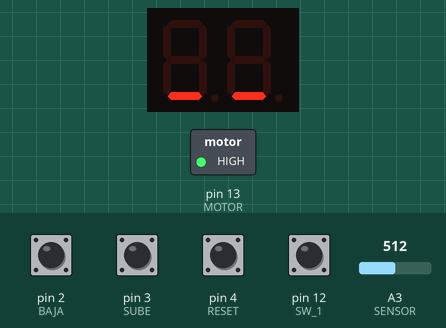
Simulated run of this sketch. Board: Arduino Uno, built with avr-gcc and run on an emulated ATmega328P. Parts: 2-digit seven-segment display, switched loads named in the sketch (green lamp = pin HIGH). Wiring (inferred from the names in the program): 2-digit 7-segment display, segments lit when LOW: segments pin 11, pin 10, pin 9, pin 8, pin 7, pin 6, pin 5; digit selects A4, A5. The test bench sets the inputs (shaded band); at power-on: pin 2 (BAJA), pin 3 (SUBE), pin 4 (RESET) HIGH, pin 12 (SW_1) LOW, A3 (SENSOR) = 512. The segment pins are drawn as the display they are named for; pins used as bus, display or sensor lines are not drawn.

Above: at 1.2 s.
1.3 s: pin 2 (BAJA) pulled LOW for 0.15 s
At 1.9 s:
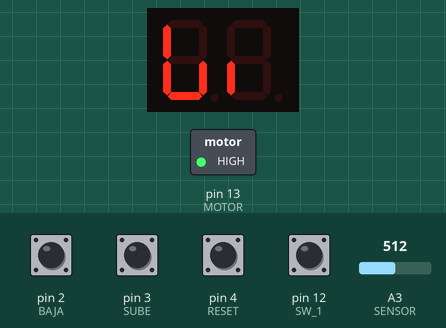
2.9 s: pin 2 (BAJA) pulled LOW for 1 s
At 3.8 s:
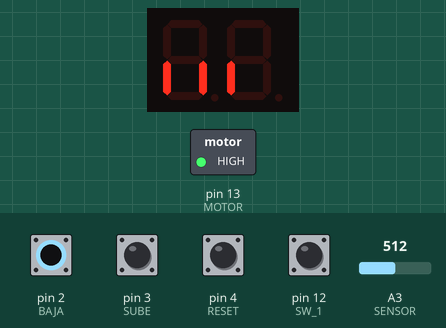
5.4 s: pin 2 (BAJA) pulled LOW for 0.15 s
At 6.1 s:
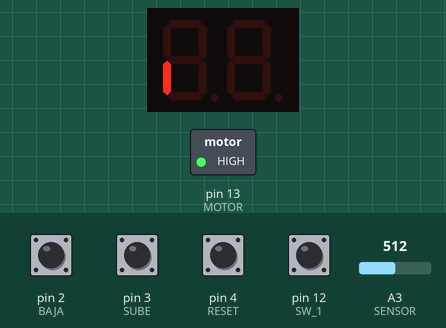
7.0 s: pin 3 (SUBE) pulled LOW for 0.15 s
At 7.8 s:
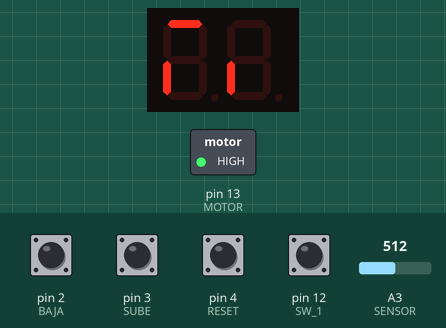
8.6 s: A3 (SENSOR) set to 172
10.1 s: A3 (SENSOR) set to 152
At 10.4 s:
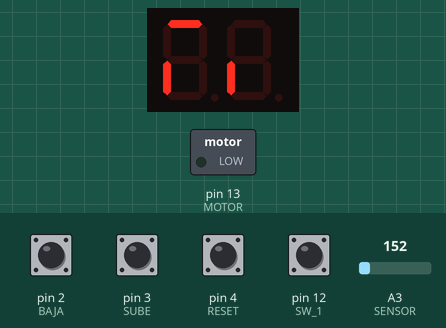
Timing chart, 0 to 12.6 s (numbered marks = the images above; inputs shaded):
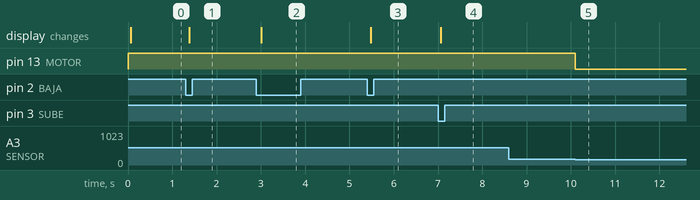

Measured:
- the behaviour switches between 164 and 163 on A3 (SENSOR) (found by bisection; images 4 and 5)
- after the input at 1.3 s, the display: changes after 0.09 s (image 1)
- after the input at 2.9 s, the display: changes after 0.10 s (image 2)
- after the input at 5.4 s, the display: changes after 0.08 s (image 3)
- after the input at 7.0 s, the display: changes after 0.06 s (image 4)
- after the input at 8.6 s, every drawn part: stays the same
- after the input at 10.1 s, pin 13 (MOTOR): HIGH → LOW at once

The sketch:

Codigo_parte_2.ino
```cpp
#define LED_A 11
#define LED_B 10
#define LED_C 9
#define LED_D 8
#define LED_E 7
#define LED_F 6
#define LED_G 5
#define APAGADOS 0

#define RESET 4
#define SUBE 3
#define BAJA 2
#define MOTOR 13
#define SENSOR A3
#define VISUALIZADOR_1 A4
#define VISUALIZADOR_2 A5
#define TIMEDISPLAYON 10
#define SW_1 12


int sube =1;
int subePrevia = 1;
int baja = 1;
int bajaPrevia = 1;
int reset = 1;
int resetPrevia = 1;
int countDigit = 0;


void setup()
{
  for (int i = 5; i <= 11; i++)
  {
    configurarLed(i, OUTPUT);
  }
  pinMode(RESET, INPUT_PULLUP);
  pinMode(SUBE, INPUT_PULLUP);
  pinMode(BAJA, INPUT_PULLUP);
  pinMode(VISUALIZADOR_1, OUTPUT);
  pinMode(VISUALIZADOR_2, OUTPUT);
  pinMode(MOTOR, OUTPUT);
  digitalWrite(VISUALIZADOR_1, LOW);
  digitalWrite(VISUALIZADOR_2, LOW);
  Serial.begin(9600);
}

void loop()
{
  int valorsensor = analogRead(SENSOR);
  int temp;
  temp = map (valorsensor, 20, 358, -40, 125);
  if (temp >= 30)
  {
    digitalWrite (13, 1);
  }
  else
  {
    digitalWrite (13, 0);
  }
  if (digitalRead(SW_1) == 1)
  {
      prendeDigito(APAGADOS);
      int pressed = keypressed();
      if (pressed == SUBE)
      {
        countDigit++;
        if (countDigit > 99)
          countDigit = 0;
      }
      else if (pressed == BAJA)
      {
        countDigit--;
        if (countDigit < 0)
          countDigit = 99;
      }
      else if (pressed == RESET)
      {
        countDigit = 0;
      }


        printCount(countDigit);
  }
  else
  {
    prendeDigito(APAGADOS);
      int pressed = keypressed();
      if (pressed == SUBE)
      {
        countDigit++;
        if (countDigit == 1)
        {
         countDigit++;
        }
        for (int i = 2; i < countDigit; i ++)
        {
          if (countDigit % i == 0)
        {
          countDigit++;
        }
        }
          if (countDigit > 99)
          countDigit = 0;
      }
      else if (pressed == BAJA)
      {
        countDigit--;
        if (countDigit == 1)
        {
          countDigit--;
        }
        for (int i = 2; i < countDigit; i ++)
        {
          if (countDigit % i == 0)
        {
          countDigit--;
        }
        }
        if (countDigit < 0)
          countDigit = 97;
      }
      else if (pressed == RESET)
      {
        countDigit = 0;
      }


        printCount(countDigit);
    }
}


void printCount(int count)
{
  prendeDigito(APAGADOS);
  delay(10);
  dibujarNumero(LED_A, LED_B, LED_C, LED_D, LED_E, LED_F, LED_G, count / 10);
  prendeDigito(VISUALIZADOR_2);
  delay(10);
  prendeDigito(APAGADOS);
  dibujarNumero(LED_A, LED_B, LED_C, LED_D, LED_E, LED_F, LED_G, count - 10 * ((int)count / 10));
  prendeDigito(VISUALIZADOR_1);
  delay(10);

}

int keypressed()
{
  sube = digitalRead(SUBE);
  baja = digitalRead(BAJA);
  reset = digitalRead(RESET);

  if(sube == 1)
    subePrevia = 1;
  if (baja)
    bajaPrevia = 1;
  if(reset)
    resetPrevia = 1;

    if (sube == 0 && sube != subePrevia)
    {
      subePrevia = sube;
      return SUBE;
    }
    if (baja == 0 && baja != bajaPrevia)
    {
      bajaPrevia = baja;
      return BAJA;
    }
    if (reset == 0 && reset != resetPrevia)
    {
      resetPrevia = reset;
      return RESET;
    }
  return 0;
 }

void dibujarNumero(int led_a, int led_b, int led_c, int led_d, int led_e, int led_f, int led_g ,  int numero)
{
 switch(numero)
  {
    case 0:
    	ConfigurarDisplay(1,1,1,0,1,1,1);
    	break;
    case 1:
    	ConfigurarDisplay(1,0,0,0,0,0,1);
    	break;
    case 2:
    	ConfigurarDisplay(1,1,0,1,1,1,0);
		break;
    case 3:
    	ConfigurarDisplay(1,1,0,1,0,1,1);
        break;
    case 4:
    	ConfigurarDisplay(1,0,1,1,0,0,1);
		break;
    case 5:
    	ConfigurarDisplay(0,1,1,1,0,1,1);
      	break;
    case 6:
    	ConfigurarDisplay(0,1,1,1,1,1,1);
    	break;
    case 7:
    	ConfigurarDisplay(1,1,0,0,0,0,1);
    	break;
    case 8:
    	ConfigurarDisplay(1,1,1,1,1,1,1);
    	break;
    case 9:
    	ConfigurarDisplay(1,1,1,1,0,1,1);
    	break;
  }
}

void ConfigurarDisplay(int a, int b, int c, int d, int e, int f, int g)
{

  digitalWrite(LED_A,a);
  digitalWrite(LED_B,b);
  digitalWrite(LED_C,c);
  digitalWrite(LED_D,d);
  digitalWrite(LED_E,e);
  digitalWrite(LED_F,f);
  digitalWrite(LED_G,g);
}

void configurarLed(int led, int estado)
{
  pinMode(led, estado);
}

void prendeDigito(int digito)
{
  if(digito == VISUALIZADOR_1)
  {
    digitalWrite(VISUALIZADOR_1, LOW);
    digitalWrite(VISUALIZADOR_2, HIGH);
  }
  else if (digito == VISUALIZADOR_2 )
  {
    digitalWrite(VISUALIZADOR_1, HIGH);
    digitalWrite(VISUALIZADOR_2, LOW);
  }
  else
  {
    digitalWrite(VISUALIZADOR_1, HIGH);
    digitalWrite(VISUALIZADOR_2, HIGH);
  }
}
```
